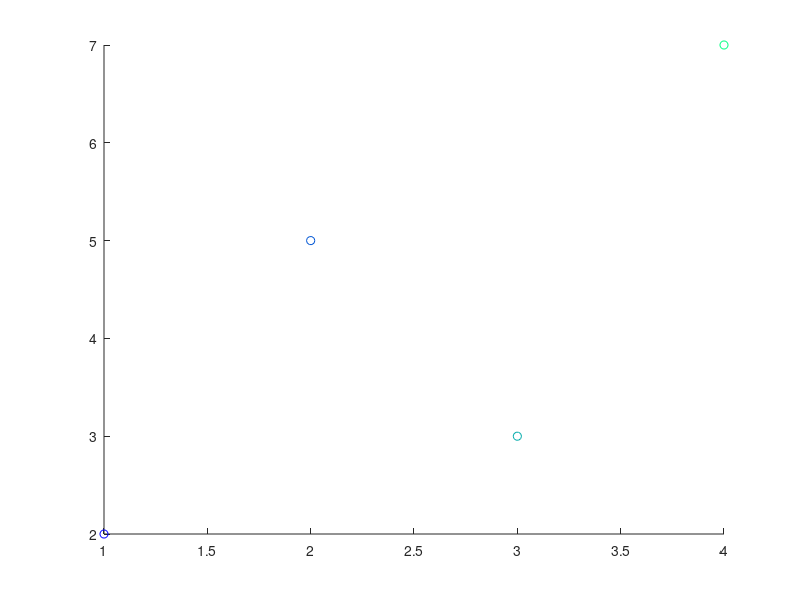

The MATLAB script that drew this image: (Note: this script raises an error after producing the figure.)
%=============================================================================
% Copyright (c) 2016-present Allan CORNET (Nelson)
%=============================================================================
% This file is part of Nelson.
%=============================================================================
% LICENCE_BLOCK_BEGIN
% SPDX-License-Identifier: LGPL-3.0-or-later
% LICENCE_BLOCK_END
%=============================================================================
% <--ADV-CLI MODE-->
%=============================================================================
close all
%=============================================================================
f = figure();
c = 1:4;
s = scatter(1:4, [2 5 3 7], [], c);
colormap(gca, 'winter')
asserts.isequal(s.Marker, 'o');
asserts.isequal(s.MarkerEdgeColor, 'flat');
asserts.isequal(s.MarkerFaceColor, 'none');
asserts.isequal(s.LineWidth, 0.5000);
asserts.isequal(s.XData, [1 2 3 4]);
asserts.isequal(s.YData, [2 5 3 7]);
asserts.isequal(s.SizeData, 36);
asserts.isequal(s.CData, [1 2 3 4]);
%=============================================================================
close all
%=============================================================================
